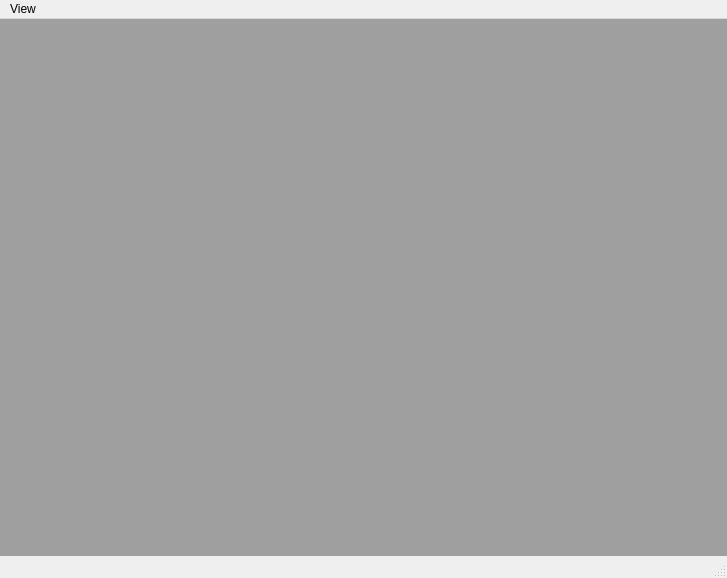
<?xml version="1.0" encoding="UTF-8"?>
<ui version="4.0">
 <class>PyCams</class>
 <widget class="QMainWindow" name="PyCams">
  <property name="geometry">
   <rect>
    <x>0</x>
    <y>0</y>
    <width>727</width>
    <height>578</height>
   </rect>
  </property>
  <property name="windowTitle">
   <string>PyCams</string>
  </property>
  <widget class="QWidget" name="centralwidget">
   <layout class="QHBoxLayout" name="horizontalLayout">
    <property name="leftMargin">
     <number>0</number>
    </property>
    <property name="topMargin">
     <number>0</number>
    </property>
    <property name="rightMargin">
     <number>0</number>
    </property>
    <property name="bottomMargin">
     <number>0</number>
    </property>
    <item>
     <widget class="QMdiArea" name="mdiArea"/>
    </item>
   </layout>
  </widget>
  <widget class="QMenuBar" name="menubar">
   <property name="geometry">
    <rect>
     <x>0</x>
     <y>0</y>
     <width>727</width>
     <height>21</height>
    </rect>
   </property>
   <widget class="QMenu" name="menuView">
    <property name="title">
     <string>View</string>
    </property>
    <addaction name="actionCascade"/>
    <addaction name="actionTiled"/>
    <addaction name="actionTabbed"/>
    <addaction name="actionSubwindow"/>
   </widget>
   <addaction name="menuView"/>
  </widget>
  <widget class="QStatusBar" name="statusbar"/>
  <action name="actionCascade">
   <property name="text">
    <string>Cascade View</string>
   </property>
  </action>
  <action name="actionTiled">
   <property name="text">
    <string>Tiled View</string>
   </property>
  </action>
  <action name="actionSubwindow">
   <property name="text">
    <string>Subwindow View</string>
   </property>
  </action>
  <action name="actionTabbed">
   <property name="text">
    <string>Tabbed View</string>
   </property>
  </action>
 </widget>
 <resources/>
 <connections/>
</ui>
